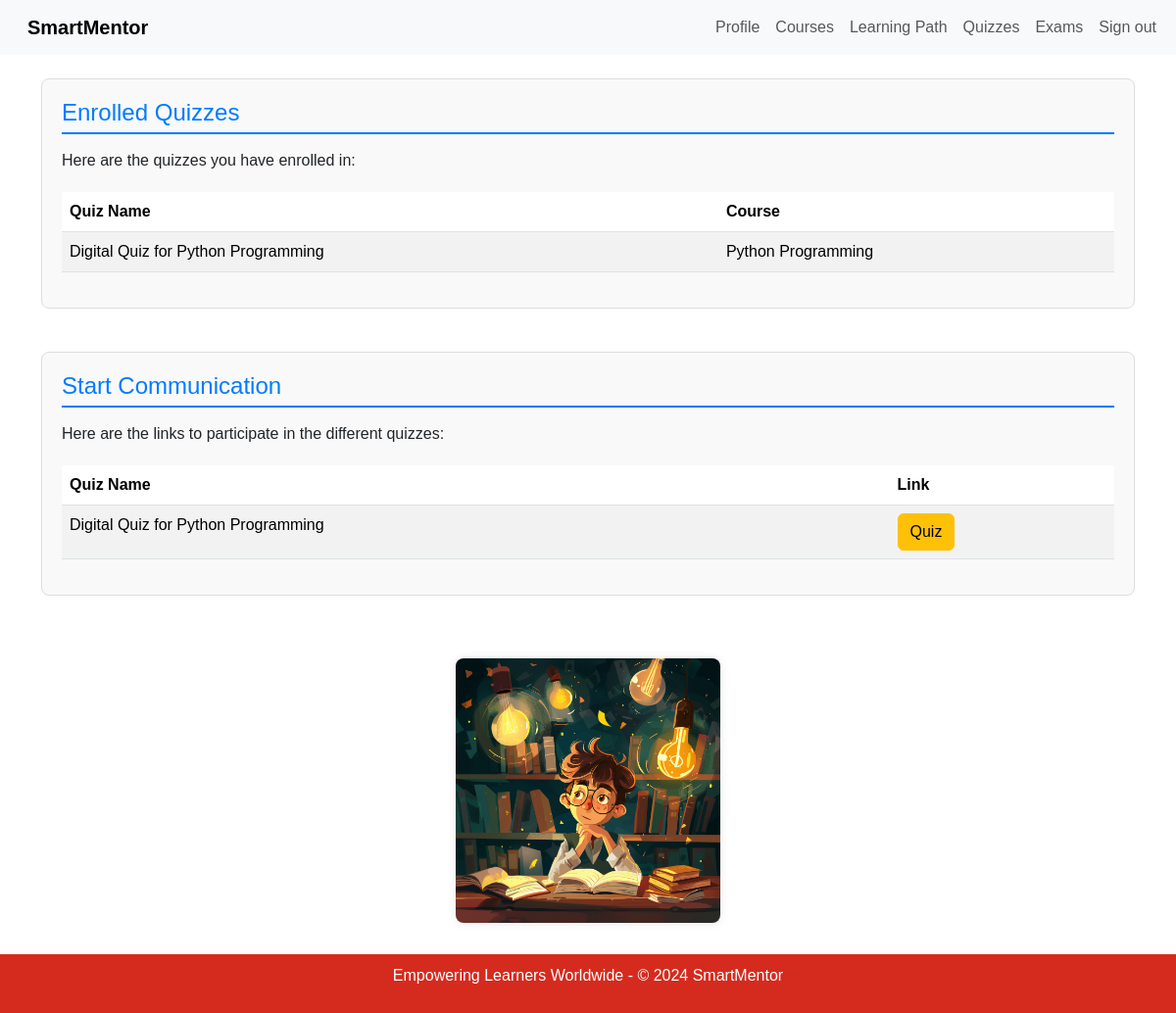
/student/quiz (signed in), run on the app's committed database.
### app/models.py (models this page shows, shortened)
class Quiz(models.Model):
    course = models.ForeignKey(Course, on_delete=models.CASCADE, null=True)
    name = models.CharField(max_length=255)
    teacher = models.ForeignKey(Teacher, on_delete=models.CASCADE, related_name='quizzes', default=1)

class Course(models.Model):
    name = models.CharField(max_length=50, default='course')
    description = models.CharField(max_length=200, default='Default description')
    pdfs = models.ManyToManyField(PDF, blank=True, related_name='courses')
    time_created = models.DateTimeField(auto_now_add=True, null=True)
    teacher = models.ForeignKey('Teacher', on_delete=models.CASCADE, related_name='courses', default=Teacher.get_default_teacher)

### app/views.py (the view, shortened to what this page needs)
# urls.py: path('student/quiz', StudentQuizView.as_view(), name='student_quiz'),
class StudentQuizView(LoginRequiredMixin, ListView):
    model = Quiz
    template_name = 'app/student_quiz.html'
    def get_context_data(self, **kwargs):
        context = super().get_context_data(**kwargs)
        if self.request.user.is_authenticated and hasattr(self.request.user, 'profile'):
            student_profile = self.request.user.profile.student
            enrolled_quizzes = student_profile.quizzes.all()
            all_quizzes = Quiz.objects.exclude(id__in=enrolled_quizzes.values_list('id', flat=True))
        else:
            all_quizzes = Quiz.objects.none()
        context['all_quizzes'] = all_quizzes
        context['enrolled_quizzes'] = enrolled_quizzes
        context['form'] = QuizEnrollmentForm(user=self.request.user)
        return context

### app/templates/app/student_quiz.html (shortened to what this page needs)
{% extends "app/base.html" %}
{% block content %}
{% if user.is_authenticated %}
    {% if user.profile.role == 'student' %}
        <nav class="navbar navbar-expand-lg bg-body-tertiary">
            <div class="container-fluid">
                <a class="navbar-brand" href="/">SmartMentor</a>
                <div class="collapse navbar-collapse" id="navbarSupportedContent">
                    <ul class="navbar-nav me-auto mb-2 mb-lg-0">
                        <li class="nav-item">
                            <a class="nav-link" href="/student/profile">Profile</a>
                        </li>
                        <li class="nav-item">
                            <a class="nav-link" href="/student/courses">Courses</a>
                        </li>
                        <li class="nav-item">
                            <a class="nav-link" href="{% url 'course_learningpath' %}">Learning Path</a>
                        </li>
                        <li class="nav-item">
                            <a class="nav-link" href="/student/quiz">Quizzes</a>
                        </li>
                        <li class="nav-item">
                            <a class="nav-link" href="{% url 'course_exam' %}">Exams</a>
                        </li>
                        <li class="nav-item">
                            <form action="{% url 'logout' %}" method="post" style="margin: 0">
                                <button type="submit" class="nav-link" style="background: none; border: none; cursor: pointer;">Sign out</button>
                            </form>
                        </li>
                    </ul>
                </div>
            </div>
        </nav>
        <br>
        {% if enrolled_quizzes %}
            <div class="container-xl">
                <section class="section">
                    <h4>Enrolled Quizzes</h4>
                    <p>Here are the quizzes you have enrolled in:</p>
                    <table class="table table-striped">
                        <thead>
                            <tr>
                                <th>Quiz Name</th>
                                <th>Course</th>
                            </tr>
                        </thead>
                        <tbody>
                            {% for quiz in enrolled_quizzes %}
                                <tr>
                                    <td>{{ quiz.name }}</td>
                                    <td>{{ quiz.course.name }}</td>
                                </tr>
                            {% endfor %}
                        </tbody>
                    </table>
                </section>
            </div>
        {% endif %}
        <br>
        {% if enrolled_quizzes %}
            <div class="container-xl">
                <section class="section">
                    <h4>Start Communication</h4>
                    <p>Here are the links to participate in the different quizzes:</p>
                    <table class="table table-striped">
                        <thead>
                            <tr>
                                <th>Quiz Name</th>
                                <th>Link</th>
                            </tr>
                        </thead>
                        <tbody>
                            {% for quiz in enrolled_quizzes %}
                                <tr>
                                    <td>{{ quiz.name }}</td>
                                    <td>
                                        <a href="{% url 'chat_with_quiz' quiz.id %}" target="_blank" class="btn btn-warning">Quiz</a>
                                    </td>
                                </tr>
                            {% endfor %}
                        </tbody>
                    </table>
                </section>
            </div>
        {% endif %}
        <br>
        <div class="container-xl">
            <section>
                <div class="d-flex justify-content-center">
                    {% load static %}
                    <img src="{% static 'images/quiz_image.jpg' %}" alt="Quiz Image" class="img-fluid quiz-image">
                </div>
            </section>
        </div>
        <br><br><br>
    {% else %}
        <h1>Access Denied</h1>
        <p>You are not authorized to view this page. Please <a href="{% url 'home' %}">go back</a> to home.</p>
    {% endif %}
{% else %}
    <h1>Access Denied</h1>
    <p>You are not authorized to view this page. Please <a href="{% url 'login' %}">log in</a> to view this page.</p>
{% endif %}
{% endblock %}

### app/templates/app/student_quiz.html (style rules this page uses)
body { font-family: 'Arial', sans-serif; }
.navbar-brand { font-weight: bold; }
.section { margin-bottom: 20px; padding: 20px; background: #f9f9f9; border: 1px solid #ddd; border-radius: 8px; }
.section h4 { border-bottom: 2px solid #007bff; padding-bottom: 5px; margin-bottom: 15px; color: #007bff; }
.btn-warning { background-color: #ffc107; border-color: #ffc107; }
.table { margin-top: 20px; }
.quiz-image { max-width: 270px; max-height: 270px; border-radius: 8px; box-shadow: 0 0 10px rgba(0, 0, 0, 0.1); margin: 20px auto; display: block; }

### data on the page
Quiz: name "Digital Quiz for Python Programming", course.name "Python Programming"
